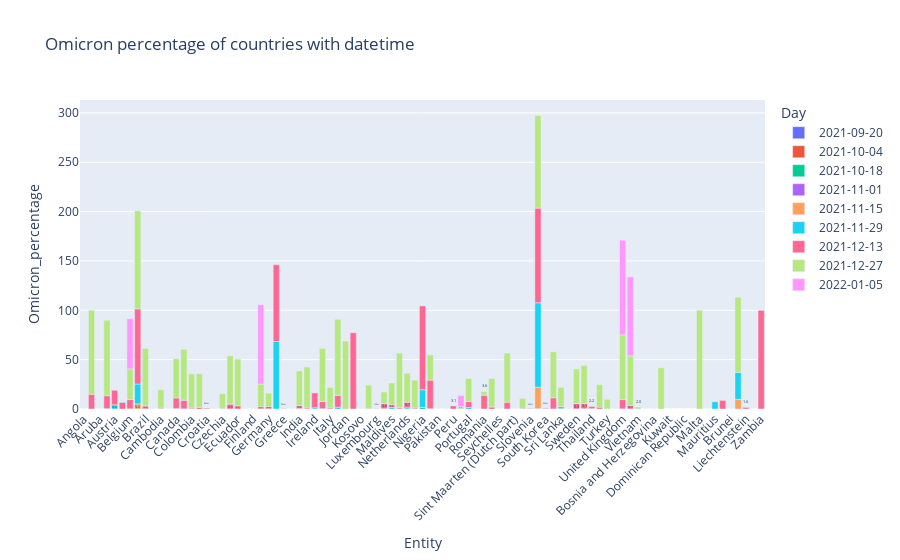

The cell this chart's notebook holds for it:
### Code cell
fig = px.bar(df, x = 'Entity',y = 'Omicron_percentage',text = 'Omicron_percentage',color = 'Day',
            title='Omicron percentage of countries with datetime')
fig.update_layout(uniformtext_minsize=10 , xaxis_tickangle=-45)
fig.update_traces(texttemplate='%{text:.2s}')

### Figure 1 — Plotly figure (JSON) as saved in the notebook; plotly's stock layout.template omitted (floating-point values rounded to 4 significant figures)
{"data": [{"alignmentgroup": "True", "hovertemplate": "Day=2021-09-20<br>Entity=%{x}<br>Omicron_percentage=%{text}<extra></extra>", "legendgroup": "2021-09-20", "marker": {"color": "#636efa", "pattern": {"shape": ""}}, "name": "2021-09-20", "offsetgroup": "2021-09-20", "orientation": "v", "showlegend": true, "text": [0.0, 0.0, 0.0, 0.0, 0.0, 0.0, 0.0, 0.0, 0.0, 0.0, 0.0, 0.0, 0.0, 0.0, 0.0, 0.0, 0.0, 0.0, 0.0, 0.0, 0.0, 0.0, 0.0, 0.0, 0.0, 0.0, 0.0, 0.0, 0.0, 0.0, 0.0, 0.0, 0.0, 0.0, 0.0, 0.0, 0.0, 0.0, 0.0, 0.0, 0.0, 0.0, 0.0, 0.0, 0.0, 0.0, 0.0, 0.0, 0.0, 0.0, 0.0, 0.0, 0.0, 0.0, 0.0, 0.0, 0.0, 0.0, 0.0, 0.0, 0.0, 0.0, 0.0, 0.0, 0.0, 0.0, 0.0, 0.0, 0.0, 0.0, 0.0, 0.0, 0.0], "textposition": "auto", "texttemplate": "%{text:.2s}", "type": "bar", "x": ["Angola", "Argentina", "Aruba", "Australia", "Austria", "Bangladesh", "Belgium", "Botswana", "Brazil", "Bulgaria", "Cambodia", "Cameroon", "Canada", "Chile", "Colombia", "Costa Rica", "Croatia", "Curacao", "Czechia", "Denmark", "Ecuador", "Estonia", "Finland", "France", "Germany", "Ghana", "Greece", "Guatemala", "India", "Indonesia", "Ireland", "Israel", "Italy", "Japan", "Jordan", "Kenya", "Kosovo", "Lithuania", "Luxembourg", "Malaysia", "Maldives", "Mexico", "Netherlands", "New Zealand", "Nigeria", "Norway", "Pakistan", "Papua New Guinea", "Peru", "Poland", "Portugal", "Qatar", "Romania", "Russia", "Seychelles", "Singapore", "Sint Maarten (Dutch part)", "Slovakia", "Slovenia", "South Africa", "South Korea", "Spain", "Sri Lanka", "Suriname", "Sweden", "Switzerland", "Thailand", "Trinidad and Tobago", "Turkey", "Ukraine", "United Kingdom", "United States", "Vietnam"], "xaxis": "x", "y": [0.0, 0.0, 0.0, 0.0, 0.0, 0.0, 0.0, 0.0, 0.0, 0.0, 0.0, 0.0, 0.0, 0.0, 0.0, 0.0, 0.0, 0.0, 0.0, 0.0, 0.0, 0.0, 0.0, 0.0, 0.0, 0.0, 0.0, 0.0, 0.0, 0.0, 0.0, 0.0, 0.0, 0.0, 0.0, 0.0, 0.0, 0.0, 0.0, 0.0, 0.0, 0.0, 0.0, 0.0, 0.0, 0.0, 0.0, 0.0, 0.0, 0.0, 0.0, 0.0, 0.0, 0.0, 0.0, 0.0, 0.0, 0.0, 0.0, 0.0, 0.0, 0.0, 0.0, 0.0, 0.0, 0.0, 0.0, 0.0, 0.0, 0.0, 0.0, 0.0, 0.0], "yaxis": "y"}, {"alignmentgroup": "True", "hovertemplate": "Day=2021-10-04<br>Entity=%{x}<br>Omicron_percentage=%{text}<extra></extra>", "legendgroup": "2021-10-04", "marker": {"color": "#EF553B", "pattern": {"shape": ""}}, "name": "2021-10-04", "offsetgroup": "2021-10-04", "orientation": "v", "showlegend": true, "text": [0.0, 0.0, 0.0, 0.0, 0.0, 0.0, 0.0, 0.0, 0.0, 0.0, 0.0, 0.0, 0.0, 0.0, 0.0, 0.0, 0.0, 0.0, 0.0, 0.0, 0.0, 0.0, 0.0, 0.0, 0.0, 0.0, 0.0, 0.0, 0.0, 0.0, 0.0, 0.0, 0.0, 0.0, 0.0, 0.0, 0.0, 0.0, 0.0, 0.0, 0.0, 0.0, 0.0, 0.0, 0.0, 0.0, 0.0, 0.0, 0.0, 0.0, 0.0, 0.0, 0.0, 0.0, 0.0, 0.0, 0.0, 0.0, 0.0, 0.0, 0.0, 0.0, 0.0, 0.0, 0.0, 0.0, 0.0, 0.0, 0.0, 0.0, 0.0, 0.0, 0.0, 0.0, 0.0, 0.0], "textposition": "auto", "texttemplate": "%{text:.2s}", "type": "bar", "x": ["Angola", "Argentina", "Aruba", "Australia", "Austria", "Bahrain", "Bangladesh", "Belgium", "Bosnia and Herzegovina", "Botswana", "Brazil", "Bulgaria", "Cambodia", "Cameroon", "Canada", "Chile", "Colombia", "Costa Rica", "Croatia", "Curacao", "Czechia", "Denmark", "Ecuador", "Estonia", "Finland", "France", "Georgia", "Germany", "Ghana", "Greece", "Guatemala", "India", "Indonesia", "Ireland", "Israel", "Italy", "Japan", "Jordan", "Kenya", "Kosovo", "Kuwait", "Lithuania", "Luxembourg", "Malaysia", "Maldives", "Mexico", "Netherlands", "New Zealand", "Nigeria", "Norway", "Papua New Guinea", "Paraguay", "Peru", "Poland", "Portugal", "Qatar", "Romania", "Russia", "Seychelles", "Singapore", "Sint Maarten (Dutch part)", "Slovakia", "Slovenia", "South Africa", "South Korea", "Spain", "Sri Lanka", "Suriname", "Sweden", "Switzerland", "Thailand", "Trinidad and Tobago", "Turkey", "United Kingdom", "United States", "Vietnam"], "xaxis": "x", "y": [0.0, 0.0, 0.0, 0.0, 0.0, 0.0, 0.0, 0.0, 0.0, 0.0, 0.0, 0.0, 0.0, 0.0, 0.0, 0.0, 0.0, 0.0, 0.0, 0.0, 0.0, 0.0, 0.0, 0.0, 0.0, 0.0, 0.0, 0.0, 0.0, 0.0, 0.0, 0.0, 0.0, 0.0, 0.0, 0.0, 0.0, 0.0, 0.0, 0.0, 0.0, 0.0, 0.0, 0.0, 0.0, 0.0, 0.0, 0.0, 0.0, 0.0, 0.0, 0.0, 0.0, 0.0, 0.0, 0.0, 0.0, 0.0, 0.0, 0.0, 0.0, 0.0, 0.0, 0.0, 0.0, 0.0, 0.0, 0.0, 0.0, 0.0, 0.0, 0.0, 0.0, 0.0, 0.0, 0.0], "yaxis": "y"}, {"alignmentgroup": "True", "hovertemplate": "Day=2021-10-18<br>Entity=%{x}<br>Omicron_percentage=%{text}<extra></extra>", "legendgroup": "2021-10-18", "marker": {"color": "#00cc96", "pattern": {"shape": ""}}, "name": "2021-10-18", "offsetgroup": "2021-10-18", "orientation": "v", "showlegend": true, "text": [0.0, 0.0, 0.0, 0.0, 0.0, 0.0, 0.0, 0.0, 0.0, 0.0, 0.0, 0.0, 0.0, 0.0, 0.0, 0.0, 0.0, 0.0, 0.0, 0.0, 0.0, 0.0, 0.0, 0.0, 0.0, 0.0, 0.0, 0.0, 0.0, 0.0, 0.0, 0.0, 0.0, 0.0, 0.0, 0.0, 0.0, 0.0, 0.0, 0.0, 0.0, 0.0, 0.0, 0.0, 0.0, 0.0, 0.0, 1.67, 0.0, 0.0, 0.0, 0.0, 0.0, 0.0, 0.0, 0.0, 0.0, 0.0, 0.0, 0.0, 0.0, 0.0, 0.0, 0.0, 0.0, 0.0, 0.0, 0.0, 0.0, 0.0, 0.0, 0.0, 0.0, 0.0], "textposition": "auto", "texttemplate": "%{text:.2s}", "type": "bar", "x": ["Argentina", "Aruba", "Australia", "Austria", "Bahrain", "Bangladesh", "Belgium", "Bosnia and Herzegovina", "Botswana", "Brazil", "Bulgaria", "Cambodia", "Canada", "Chile", "Colombia", "Costa Rica", "Croatia", "Curacao", "Czechia", "Denmark", "Dominican Republic", "Ecuador", "Estonia", "Finland", "France", "Georgia", "Germany", "Ghana", "Guatemala", "India", "Indonesia", "Ireland", "Israel", "Italy", "Japan", "Jordan", "Kazakhstan", "Kenya", "Kosovo", "Lithuania", "Luxembourg", "Malaysia", "Maldives", "Malta", "Mexico", "Netherlands", "New Zealand", "Nigeria", "Norway", "Pakistan", "Papua New Guinea", "Peru", "Poland", "Portugal", "Romania", "Russia", "Seychelles", "Singapore", "Sint Maarten (Dutch part)", "Slovakia", "Slovenia", "South Africa", "South Korea", "Spain", "Sri Lanka", "Suriname", "Sweden", "Switzerland", "Thailand", "Trinidad and Tobago", "Turkey", "United Kingdom", "United States", "Vietnam"], "xaxis": "x", "y": [0.0, 0.0, 0.0, 0.0, 0.0, 0.0, 0.0, 0.0, 0.0, 0.0, 0.0, 0.0, 0.0, 0.0, 0.0, 0.0, 0.0, 0.0, 0.0, 0.0, 0.0, 0.0, 0.0, 0.0, 0.0, 0.0, 0.0, 0.0, 0.0, 0.0, 0.0, 0.0, 0.0, 0.0, 0.0, 0.0, 0.0, 0.0, 0.0, 0.0, 0.0, 0.0, 0.0, 0.0, 0.0, 0.0, 0.0, 1.67, 0.0, 0.0, 0.0, 0.0, 0.0, 0.0, 0.0, 0.0, 0.0, 0.0, 0.0, 0.0, 0.0, 0.0, 0.0, 0.0, 0.0, 0.0, 0.0, 0.0, 0.0, 0.0, 0.0, 0.0, 0.0, 0.0], "yaxis": "y"}, {"alignmentgroup": "True", "hovertemplate": "Day=2021-11-01<br>Entity=%{x}<br>Omicron_percentage=%{text}<extra></extra>", "legendgroup": "2021-11-01", "marker": {"color": "#ab63fa", "pattern": {"shape": ""}}, "name": "2021-11-01", "offsetgroup": "2021-11-01", "orientation": "v", "showlegend": true, "text": [0.0, 0.0, 0.0, 0.0, 0.0, 0.0, 0.0, 0.0, 0.0, 0.0, 0.0, 0.0, 0.0, 0.0, 0.0, 0.0, 0.0, 0.0, 0.0, 0.0, 0.0, 0.0, 0.0, 0.0, 0.0, 0.0, 0.0, 0.0, 0.0, 0.0, 0.0, 0.0, 0.0, 0.0, 0.0, 0.0, 0.0, 0.0, 0.0, 0.0, 0.0, 0.0, 0.0, 0.0, 0.0, 0.0, 0.0, 0.0, 0.0, 0.0, 0.0, 0.0, 0.0, 0.0, 0.0, 0.0, 0.0, 0.0, 0.0, 0.48, 0.0, 0.0, 0.0, 0.0, 0.0, 0.0, 0.0, 0.0, 0.0, 0.0, 0.0, 0.0], "textposition": "auto", "texttemplate": "%{text:.2s}", "type": "bar", "x": ["Argentina", "Australia", "Austria", "Bahrain", "Bangladesh", "Belgium", "Bosnia and Herzegovina", "Botswana", "Brazil", "Bulgaria", "Cambodia", "Canada", "Chile", "Colombia", "Costa Rica", "Croatia", "Curacao", "Czechia", "Denmark", "Egypt", "Estonia", "Finland", "France", "Georgia", "Germany", "Ghana", "Greece", "India", "Indonesia", "Ireland", "Israel", "Italy", "Japan", "Jordan", "Kenya", "Kosovo", "Lithuania", "Luxembourg", "Malaysia", "Maldives", "Mauritius", "Mexico", "Montenegro", "Netherlands", "New Zealand", "Nigeria", "Norway", "Pakistan", "Papua New Guinea", "Peru", "Poland", "Portugal", "Qatar", "Romania", "Russia", "Singapore", "Sint Maarten (Dutch part)", "Slovakia", "Slovenia", "South Africa", "South Korea", "Spain", "Sri Lanka", "Sweden", "Switzerland", "Thailand", "Trinidad and Tobago", "Turkey", "Ukraine", "United Kingdom", "United States", "Vietnam"], "xaxis": "x", "y": [0.0, 0.0, 0.0, 0.0, 0.0, 0.0, 0.0, 0.0, 0.0, 0.0, 0.0, 0.0, 0.0, 0.0, 0.0, 0.0, 0.0, 0.0, 0.0, 0.0, 0.0, 0.0, 0.0, 0.0, 0.0, 0.0, 0.0, 0.0, 0.0, 0.0, 0.0, 0.0, 0.0, 0.0, 0.0, 0.0, 0.0, 0.0, 0.0, 0.0, 0.0, 0.0, 0.0, 0.0, 0.0, 0.0, 0.0, 0.0, 0.0, 0.0, 0.0, 0.0, 0.0, 0.0, 0.0, 0.0, 0.0, 0.0, 0.0, 0.48, 0.0, 0.0, 0.0, 0.0, 0.0, 0.0, 0.0, 0.0, 0.0, 0.0, 0.0, 0.0], "yaxis": "y"}, {"alignmentgroup": "True", "hovertemplate": "Day=2021-11-15<br>Entity=%{x}<br>Omicron_percentage=%{text}<extra></extra>", "legendgroup": "2021-11-15", "marker": {"color": "#FFA15A", "pattern": {"shape": ""}}, "name": "2021-11-15", "offsetgroup": "2021-11-15", "orientation": "v", "showlegend": true, "text": [0.0, 0.0, 0.0, 0.0, 0.0, 0.0, 0.0, 0.0, 5.17, 0.0, 0.0, 0.0, 0.0, 0.02, 0.0, 0.0, 0.0, 0.0, 0.0, 0.0, 0.0, 0.0, 0.0, 0.01, 0.0, 0.0, 0.0, 9.68, 0.07, 0.0, 0.0, 0.0, 0.0, 0.0, 0.0, 0.0, 0.0, 0.0, 0.0, 0.0, 0.0, 0.0, 0.0, 0.0, 0.0, 0.0, 0.0, 0.0, 0.0, 0.0, 0.0, 0.0, 0.0, 0.0, 0.0, 0.0, 0.0, 0.0, 0.0, 21.55, 0.0, 0.0, 0.0, 0.0, 0.0, 0.0, 0.0, 0.0, 0.0, 0.0, 0.0], "textposition": "auto", "texttemplate": "%{text:.2s}", "type": "bar", "x": ["Argentina", "Aruba", "Australia", "Austria", "Bahrain", "Bangladesh", "Belgium", "Bosnia and Herzegovina", "Botswana", "Brazil", "Brunei", "Bulgaria", "Cambodia", "Canada", "Chile", "Colombia", "Costa Rica", "Croatia", "Czechia", "Denmark", "Ecuador", "Estonia", "Finland", "France", "Georgia", "Germany", "Greece", "Hong Kong", "India", "Indonesia", "Ireland", "Israel", "Italy", "Japan", "Jordan", "Kenya", "Kosovo", "Liechtenstein", "Lithuania", "Luxembourg", "Malaysia", "Maldives", "Mexico", "Montenegro", "Netherlands", "New Zealand", "North Macedonia", "Norway", "Pakistan", "Papua New Guinea", "Peru", "Poland", "Portugal", "Qatar", "Romania", "Russia", "Singapore", "Slovakia", "Slovenia", "South Africa", "South Korea", "Spain", "Sri Lanka", "Sweden", "Switzerland", "Thailand", "Trinidad and Tobago", "Turkey", "United Kingdom", "United States", "Vietnam"], "xaxis": "x", "y": [0.0, 0.0, 0.0, 0.0, 0.0, 0.0, 0.0, 0.0, 5.17, 0.0, 0.0, 0.0, 0.0, 0.02, 0.0, 0.0, 0.0, 0.0, 0.0, 0.0, 0.0, 0.0, 0.0, 0.01, 0.0, 0.0, 0.0, 9.68, 0.07, 0.0, 0.0, 0.0, 0.0, 0.0, 0.0, 0.0, 0.0, 0.0, 0.0, 0.0, 0.0, 0.0, 0.0, 0.0, 0.0, 0.0, 0.0, 0.0, 0.0, 0.0, 0.0, 0.0, 0.0, 0.0, 0.0, 0.0, 0.0, 0.0, 0.0, 21.55, 0.0, 0.0, 0.0, 0.0, 0.0, 0.0, 0.0, 0.0, 0.0, 0.0, 0.0], "yaxis": "y"}, {"alignmentgroup": "True", "hovertemplate": "Day=2021-11-29<br>Entity=%{x}<br>Omicron_percentage=%{text}<extra></extra>", "legendgroup": "2021-11-29", "marker": {"color": "#19d3f3", "pattern": {"shape": ""}}, "name": "2021-11-29", "offsetgroup": "2021-11-29", "orientation": "v", "showlegend": true, "text": [0.0, 0.0, 0.4, 4.24, 0.0, 0.16, 0.0, 20.16, 0.16, 0.0, 0.0, 0.0, 0.43, 0.17, 0.0, 0.0, 0.0, 0.15, 0.04, 0.0, 0.0, 0.0, 0.12, 0.0, 0.15, 68.42, 0.0, 27.5, 0.37, 0.0, 1.23, 0.27, 0.12, 1.82, 0.0, 0.0, 0.0, 0.0, 0.33, 1.69, 0.0, 7.32, 0.21, 1.21, 0.0, 17.86, 0.33, 0.0, 0.0, 1.56, 0.0, 0.0, 0.0, 0.0, 0.0, 0.0, 85.65, 0.15, 0.05, 0.99, 0.12, 0.37, 0.39, 0.0, 0.0, 0.0, 0.16, 0.06, 0.0], "textposition": "auto", "texttemplate": "%{text:.2s}", "type": "bar", "x": ["Argentina", "Aruba", "Australia", "Austria", "Bangladesh", "Belgium", "Bosnia and Herzegovina", "Botswana", "Brazil", "Brunei", "Bulgaria", "Cambodia", "Canada", "Chile", "Colombia", "Costa Rica", "Croatia", "Czechia", "Denmark", "Ecuador", "Estonia", "Finland", "France", "Georgia", "Germany", "Ghana", "Greece", "Hong Kong", "India", "Indonesia", "Ireland", "Israel", "Italy", "Japan", "Jordan", "Liechtenstein", "Lithuania", "Luxembourg", "Malaysia", "Maldives", "Malta", "Mauritius", "Mexico", "Netherlands", "New Zealand", "Nigeria", "Norway", "Peru", "Poland", "Portugal", "Qatar", "Romania", "Russia", "Singapore", "Slovakia", "Slovenia", "South Africa", "South Korea", "Spain", "Sri Lanka", "Sweden", "Switzerland", "Thailand", "Trinidad and Tobago", "Turkey", "Ukraine", "United Kingdom", "United States", "Vietnam"], "xaxis": "x", "y": [0.0, 0.0, 0.4, 4.24, 0.0, 0.16, 0.0, 20.16, 0.16, 0.0, 0.0, 0.0, 0.43, 0.17, 0.0, 0.0, 0.0, 0.15, 0.04, 0.0, 0.0, 0.0, 0.12, 0.0, 0.15, 68.42, 0.0, 27.5, 0.37, 0.0, 1.23, 0.27, 0.12, 1.82, 0.0, 0.0, 0.0, 0.0, 0.33, 1.69, 0.0, 7.32, 0.21, 1.21, 0.0, 17.86, 0.33, 0.0, 0.0, 1.56, 0.0, 0.0, 0.0, 0.0, 0.0, 0.0, 85.65, 0.15, 0.05, 0.99, 0.12, 0.37, 0.39, 0.0, 0.0, 0.0, 0.16, 0.06, 0.0], "yaxis": "y"}, {"alignmentgroup": "True", "hovertemplate": "Day=2021-12-13<br>Entity=%{x}<br>Omicron_percentage=%{text}<extra></extra>", "legendgroup": "2021-12-13", "marker": {"color": "#FF6692", "pattern": {"shape": ""}}, "name": "2021-12-13", "offsetgroup": "2021-12-13", "orientation": "v", "showlegend": true, "text": [14.94, 0.0, 13.07, 14.75, 6.67, 9.39, 0.0, 76.1, 2.85, 0.0, 0.77, 10.81, 8.71, 0.89, 1.67, 0.86, 0.49, 4.9, 3.23, 0.0, 2.21, 0.0, 2.34, 77.78, 0.33, 3.23, 1.0, 15.09, 7.38, 1.05, 11.95, 77.27, 1.59, 0.67, 0.15, 5.05, 2.8, 1.2, 8.7, 5.67, 0.96, 84.93, 28.95, 3.08, 0.12, 6.11, 13.95, 1.99, 6.84, 0.7, 0.46, 95.9, 0.93, 11.36, 1.52, 5.46, 5.07, 2.17, 1.9, 0.11, 9.39, 3.68, 0.0, 100.0], "textposition": "auto", "texttemplate": "%{text:.2s}", "type": "bar", "x": ["Argentina", "Aruba", "Australia", "Austria", "Bangladesh", "Belgium", "Bosnia and Herzegovina", "Botswana", "Brazil", "Brunei", "Cambodia", "Canada", "Chile", "Colombia", "Costa Rica", "Croatia", "Czechia", "Denmark", "Ecuador", "Estonia", "France", "Georgia", "Germany", "Ghana", "Greece", "India", "Indonesia", "Ireland", "Israel", "Italy", "Japan", "Kenya", "Liechtenstein", "Lithuania", "Luxembourg", "Malaysia", "Maldives", "Mexico", "Montenegro", "Netherlands", "New Zealand", "Nigeria", "Norway", "Peru", "Poland", "Portugal", "Romania", "Russia", "Singapore", "Slovakia", "Slovenia", "South Africa", "South Korea", "Spain", "Sri Lanka", "Sweden", "Switzerland", "Thailand", "Trinidad and Tobago", "Turkey", "United Kingdom", "United States", "Vietnam", "Zambia"], "xaxis": "x", "y": [14.94, 0.0, 13.07, 14.75, 6.67, 9.39, 0.0, 76.1, 2.85, 0.0, 0.77, 10.81, 8.71, 0.89, 1.67, 0.86, 0.49, 4.9, 3.23, 0.0, 2.21, 0.0, 2.34, 77.78, 0.33, 3.23, 1.0, 15.09, 7.38, 1.05, 11.95, 77.27, 1.59, 0.67, 0.15, 5.05, 2.8, 1.2, 8.7, 5.67, 0.96, 84.93, 28.95, 3.08, 0.12, 6.11, 13.95, 1.99, 6.84, 0.7, 0.46, 95.9, 0.93, 11.36, 1.52, 5.46, 5.07, 2.17, 1.9, 0.11, 9.39, 3.68, 0.0, 100.0], "yaxis": "y"}, {"alignmentgroup": "True", "hovertemplate": "Day=2021-12-27<br>Entity=%{x}<br>Omicron_percentage=%{text}<extra></extra>", "legendgroup": "2021-12-27", "marker": {"color": "#B6E880", "pattern": {"shape": ""}}, "name": "2021-12-27", "offsetgroup": "2021-12-27", "orientation": "v", "showlegend": true, "text": [85.11, 76.42, 31.08, 99.3, 58.33, 18.75, 39.68, 51.59, 34.58, 34.15, 14.85, 48.86, 47.27, 22.93, 41.82, 13.52, 76.09, 34.87, 41.56, 53.76, 20.63, 77.12, 68.75, 23.58, 11.9, 21.88, 100.0, 55.17, 29.3, 28.25, 25.37, 2.21, 23.14, 3.61, 29.03, 49.9, 10.13, 93.85, 0.0, 46.52, 19.37, 35.03, 38.65, 22.86, 9.62, 65.57, 50.13, 2.0], "textposition": "auto", "texttemplate": "%{text:.2s}", "type": "bar", "x": ["Argentina", "Australia", "Belgium", "Botswana", "Brazil", "Cambodia", "Canada", "Chile", "Colombia", "Costa Rica", "Czechia", "Denmark", "Ecuador", "France", "Georgia", "Germany", "Hong Kong", "India", "Indonesia", "Israel", "Italy", "Japan", "Jordan", "Lithuania", "Malaysia", "Maldives", "Malta", "Mexico", "Netherlands", "New Zealand", "Norway", "Poland", "Portugal", "Romania", "Russia", "Singapore", "Slovakia", "South Africa", "South Korea", "Spain", "Sri Lanka", "Sweden", "Switzerland", "Trinidad and Tobago", "Turkey", "United Kingdom", "United States", "Vietnam"], "xaxis": "x", "y": [85.11, 76.42, 31.08, 99.3, 58.33, 18.75, 39.68, 51.59, 34.58, 34.15, 14.85, 48.86, 47.27, 22.93, 41.82, 13.52, 76.09, 34.87, 41.56, 53.76, 20.63, 77.12, 68.75, 23.58, 11.9, 21.88, 100.0, 55.17, 29.3, 28.25, 25.37, 2.21, 23.14, 3.61, 29.03, 49.9, 10.13, 93.85, 0.0, 46.52, 19.37, 35.03, 38.65, 22.86, 9.62, 65.57, 50.13, 2.0], "yaxis": "y"}, {"alignmentgroup": "True", "hovertemplate": "Day=2022-01-05<br>Entity=%{x}<br>Omicron_percentage=%{text}<extra></extra>", "legendgroup": "2022-01-05", "marker": {"color": "#FF97FF", "pattern": {"shape": ""}}, "name": "2022-01-05", "offsetgroup": "2022-01-05", "orientation": "v", "showlegend": true, "text": [50.85, 80.34, 11.29, 95.91, 80.0], "textposition": "auto", "texttemplate": "%{text:.2s}", "type": "bar", "x": ["Belgium", "France", "Poland", "United Kingdom", "United States"], "xaxis": "x", "y": [50.85, 80.34, 11.29, 95.91, 80.0], "yaxis": "y"}], "layout": {"barmode": "relative", "legend": {"title": {"text": "Day"}, "tracegroupgap": 0}, "title": {"text": "Omicron percentage of countries with datetime"}, "uniformtext": {"minsize": 10}, "xaxis": {"anchor": "y", "domain": [0.0, 1.0], "tickangle": -45, "title": {"text": "Entity"}}, "yaxis": {"anchor": "x", "domain": [0.0, 1.0], "title": {"text": "Omicron_percentage"}}}}
